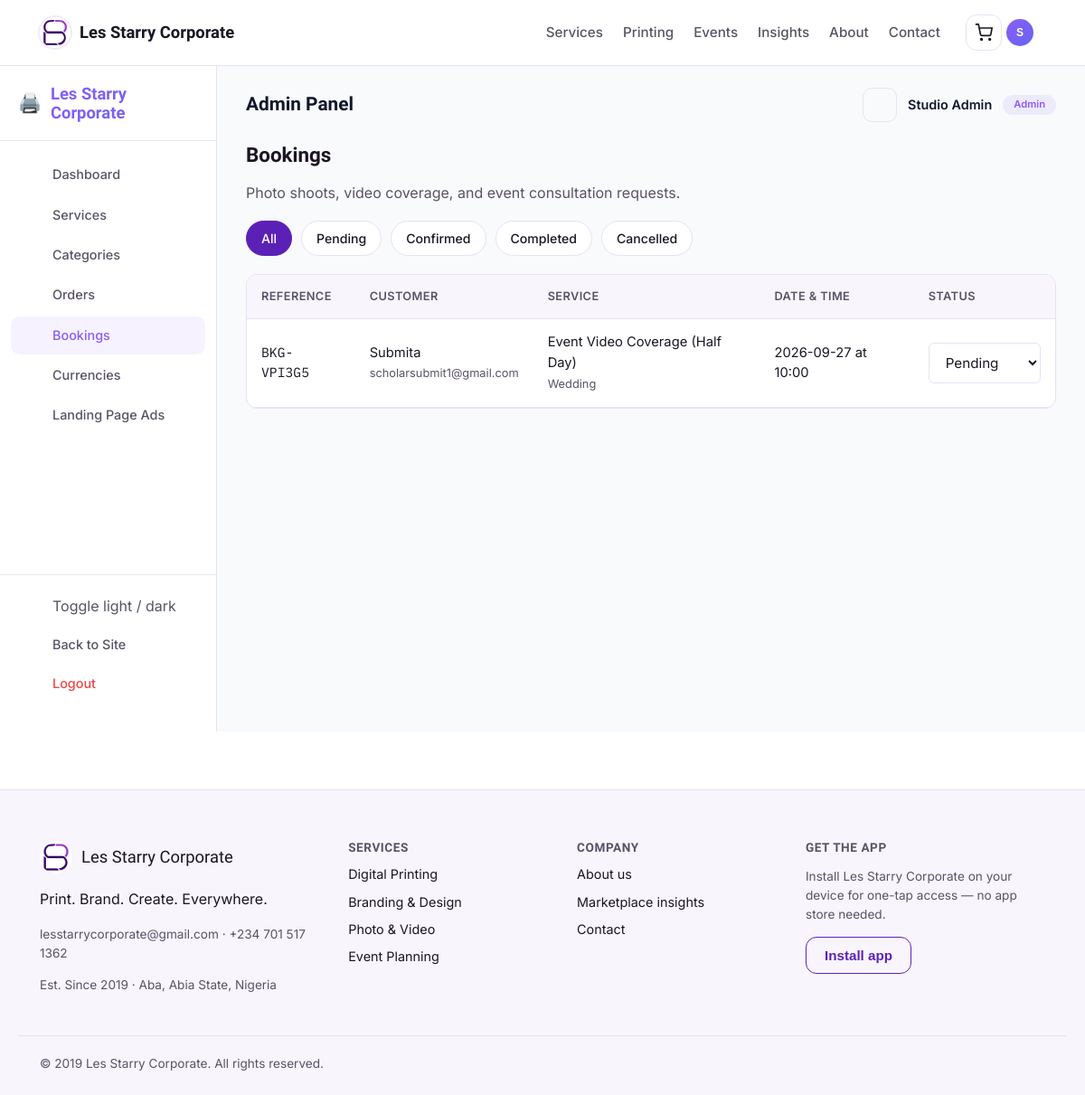
Screenshot of /admin/bookings (signed in) with the database file from the repository.
### app/models.py (models this page shows, shortened)
class User(UserMixin, db.Model):
    __tablename__ = "users"
    id = db.Column(db.Integer, primary_key=True)
    full_name = db.Column(db.String(120), nullable=False)
    email = db.Column(db.String(150), unique=True, nullable=False, index=True)
    phone = db.Column(db.String(30))
    password_hash = db.Column(db.String(255), nullable=False)
    is_admin = db.Column(db.Boolean, default=False)
    preferred_theme = db.Column(db.String(20), default="light")
    preferred_currency = db.Column(db.String(10), default="NGN")
    address = db.Column(db.String(255), nullable=True)
    last_login = db.Column(db.DateTime, nullable=True)
    created_at = db.Column(db.DateTime, default=datetime.utcnow)
    updated_at = db.Column(db.DateTime, default=datetime.utcnow, onupdate=datetime.utcnow)
    bookings = db.relationship(
        "Booking",
        foreign_keys="Booking.user_id",
        back_populates="customer",
        lazy=True
    )
    orders = db.relationship("Order", back_populates="customer", lazy=True)
    cart_items = db.relationship("CartItem", back_populates="owner", lazy=True, cascade="all, delete-orphan")
    reviews = db.relationship("Review", back_populates="author", lazy=True)
    assigned_bookings = db.relationship(
        "Booking",
        foreign_keys="Booking.assigned_staff_id",
        back_populates="assigned_staff",
        lazy=True
    )
    wishlist_items = db.relationship("Wishlist", back_populates="user", lazy=True, cascade="all, delete-orphan")
    notifications = db.relationship("Notification", back_populates="user", lazy=True, cascade="all, delete-orphan")
    activities = db.relationship("ActivityLog", back_populates="user", lazy=True, cascade="all, delete-orphan")

class Booking(db.Model):
    __tablename__ = "bookings"
    id = db.Column(db.Integer, primary_key=True)
    reference = db.Column(db.String(20), unique=True, default=lambda: generate_reference("BKG"))
    user_id = db.Column(db.Integer, db.ForeignKey("users.id"), nullable=False)
    service_id = db.Column(db.Integer, db.ForeignKey("services.id"), nullable=False)
    preferred_date = db.Column(db.Date, nullable=False)
    preferred_time = db.Column(db.Time, nullable=False)
    location = db.Column(db.String(255))
    event_type = db.Column(db.String(100))
    notes = db.Column(db.Text)
    status = db.Column(db.String(30), default="pending")
    guest_count = db.Column(db.Integer, nullable=True)
    estimated_duration = db.Column(db.Integer, nullable=True)
    special_requests = db.Column(db.Text, nullable=True)
    assigned_staff_id = db.Column(db.Integer, db.ForeignKey("users.id", name="fk_booking_assigned_staff"), nullable=True)
    payment_status = db.Column(db.String(20), default="unpaid")
    created_at = db.Column(db.DateTime, default=datetime.utcnow)
    updated_at = db.Column(db.DateTime, default=datetime.utcnow, onupdate=datetime.utcnow)
    confirmed_at = db.Column(db.DateTime, nullable=True)
    cancelled_at = db.Column(db.DateTime, nullable=True)
    customer = db.relationship("User", foreign_keys=[user_id], back_populates="bookings")
    assigned_staff = db.relationship("User", foreign_keys=[assigned_staff_id], back_populates="assigned_bookings")
    service = db.relationship("Service", back_populates="bookings")

class Service(db.Model):
    __tablename__ = "services"
    id = db.Column(db.Integer, primary_key=True)
    category_id = db.Column(db.Integer, db.ForeignKey("service_categories.id"), nullable=False)
    name = db.Column(db.String(150), nullable=False)
    slug = db.Column(db.String(150), unique=True, nullable=False)
    short_description = db.Column(db.String(255))
    description = db.Column(db.Text)
    image = db.Column(db.String(255), default="img/placeholder-service.jpg")
    additional_images = db.Column(db.Text, nullable=True)
    price = db.Column(db.Float, nullable=False, default=0.0)
    unit = db.Column(db.String(50), default="item")
    compare_at_price = db.Column(db.Float, nullable=True)
    is_on_sale = db.Column(db.Boolean, default=False)
    sale_start_date = db.Column(db.DateTime, nullable=True)
    sale_end_date = db.Column(db.DateTime, nullable=True)
    estimated_delivery_days = db.Column(db.Integer, default=3)
    has_express_option = db.Column(db.Boolean, default=False)
    express_price_multiplier = db.Column(db.Float, default=1.5)
    is_bookable = db.Column(db.Boolean, default=False)
    is_purchasable = db.Column(db.Boolean, default=True)
    is_featured = db.Column(db.Boolean, default=False)
    is_active = db.Column(db.Boolean, default=True)
    is_dimensional = db.Column(db.Boolean, default=False)
    price_per_sqft = db.Column(db.Float, default=0.0)
    preset_sizes = db.Column(db.Text, nullable=True)
    requires_upload = db.Column(db.Boolean, default=False)
    max_upload_mb = db.Column(db.Integer, default=50)
    stock_quantity = db.Column(db.Integer, default=0)
    low_stock_threshold = db.Column(db.Integer, default=5)
    track_inventory = db.Column(db.Boolean, default=False)
    meta_title = db.Column(db.String(100), nullable=True)
    meta_description = db.Column(db.String(200), nullable=True)
    created_at = db.Column(db.DateTime, default=datetime.utcnow)
    updated_at = db.Column(db.DateTime, default=datetime.utcnow, onupdate=datetime.utcnow)
    category = db.relationship("ServiceCategory", back_populates="services")
    bookings = db.relationship("Booking", back_populates="service", lazy=True)
    reviews = db.relationship("Review", back_populates="service", lazy=True)
    order_items = db.relationship("OrderItem", back_populates="service", lazy=True)
    wishlist_entries = db.relationship("Wishlist", back_populates="service", lazy=True, cascade="all, delete-orphan")

### app/blueprints/admin/routes.py (the view)
@admin_bp.route("/bookings")
@admin_required
def bookings():
    status_filter = request.args.get("status")
    query = Booking.query
    if status_filter:
        query = query.filter_by(status=status_filter)
    all_bookings = query.order_by(Booking.created_at.desc()).all()
    return render_template("admin/bookings.html", bookings=all_bookings, status_filter=status_filter)

### app/templates/admin/bookings.html (shortened to what this page needs)
{% extends "admin/_layout.html" %}
{% block admin_content %}
<h1 style="font-size:1.4rem;">Bookings</h1>
<p class="muted">Photo shoots, video coverage, and event consultation requests.</p>
<div class="chip-row">
  <a href="{{ url_for('admin.bookings') }}" class="chip {{ 'chip-active' if not status_filter }}">All</a>
  {% for s in ['pending', 'confirmed', 'completed', 'cancelled'] %}
  <a href="{{ url_for('admin.bookings', status=s) }}" class="chip {{ 'chip-active' if status_filter == s }}">{{ s|title }}</a>
  {% endfor %}
</div>
<div class="admin-table-wrap card" style="margin-top:20px;">
  <table>
    <thead><tr><th>Reference</th><th>Customer</th><th>Service</th><th>Date &amp; time</th><th>Status</th></tr></thead>
    <tbody>
      {% for b in bookings %}
      <tr>
        <td class="ref-code">{{ b.reference }}</td>
        <td>{{ b.customer.full_name }}<br><span class="muted" style="font-size:0.8rem;">{{ b.customer.phone or b.customer.email }}</span></td>
        <td>{{ b.service.name }}{% if b.event_type %}<br><span class="muted" style="font-size:0.8rem;">{{ b.event_type }}</span>{% endif %}</td>
        <td>{{ b.preferred_date }} at {{ b.preferred_time.strftime('%H:%M') }}</td>
        <td>
          <form method="post" action="{{ url_for('admin.update_booking_status', booking_id=b.id) }}" style="display:flex;gap:8px;align-items:center;">
            <select name="status" onchange="this.form.submit()">
              {% for s in ['pending', 'confirmed', 'completed', 'cancelled'] %}
              <option value="{{ s }}" {{ 'selected' if b.status == s }}>{{ s|title }}</option>
              {% endfor %}
            </select>
          </form>
        </td>
      </tr>
      {% else %}
      <tr><td colspan="5" class="muted" style="text-align:center;padding:32px;">No bookings match this filter.</td></tr>
      {% endfor %}
    </tbody>
  </table>
</div>
{% endblock %}

### app/templates/admin/_layout.html (shortened to what this page needs)
{% extends "base.html" %}
{% block content %}
<div class="admin-wrapper">
    <aside class="admin-sidebar">
        <div class="admin-sidebar-header">
            <a href="{{ url_for('main.index') }}" class="admin-brand">
                <span class="brand-icon">🖨️</span>
                <span class="brand-name">{{ company_name }}</span>
            </a>
        </div>
        <nav class="admin-nav">
            <a href="{{ url_for('admin.dashboard') }}" class="admin-nav-item {% if request.endpoint == 'admin.dashboard' %}active{% endif %}">
                <span>Dashboard</span>
            </a>
            <a href="{{ url_for('admin.services') }}" class="admin-nav-item {% if request.endpoint == 'admin.services' or request.endpoint == 'admin.new_service' or request.endpoint == 'admin.edit_service' %}active{% endif %}">
                <span>Services</span>
            </a>
            <a href="{{ url_for('admin.categories') }}" class="admin-nav-item {% if request.endpoint == 'admin.categories' %}active{% endif %}">
                <span>Categories</span>
            </a>
            <a href="{{ url_for('admin.orders') }}" class="admin-nav-item {% if request.endpoint == 'admin.orders' %}active{% endif %}">
                <span>Orders</span>
            </a>
            <a href="{{ url_for('admin.bookings') }}" class="admin-nav-item {% if request.endpoint == 'admin.bookings' %}active{% endif %}">
                <span>Bookings</span>
            </a>
            <a href="{{ url_for('admin.currencies') }}" class="admin-nav-item {% if request.endpoint == 'admin.currencies' %}active{% endif %}">
                <span>Currencies</span>
            </a>
            <a href="{{ url_for('admin.ads') }}" class="admin-nav-item {% if request.endpoint == 'admin.ads' %}active{% endif %}">
                <span>Landing Page Ads</span>
            </a>
        </nav>
        <div class="admin-sidebar-footer">
            <button type="button" id="admin-theme-toggle" class="admin-nav-item theme-toggle-btn" style="width: 100%; background: none; border: none; cursor: pointer; font: inherit; text-align: left;">
                <span>Toggle light / dark</span>
            </button>
            <a href="{{ url_for('main.index') }}" class="admin-nav-item">
                <span>Back to Site</span>
            </a>
            <a href="{{ url_for('auth.logout') }}" class="admin-nav-item logout">
                <span>Logout</span>
            </a>
        </div>
    </aside>
    <main class="admin-content">
        <div class="admin-content-header">
            <h2>{% block admin_title %}Admin Panel{% endblock %}</h2>
            <div class="admin-user-info">
                <div class="notification-bell-wrap">
                    <button type="button" id="notif-bell-btn" class="icon-btn" aria-label="Notifications">
                    </button>
                </div>
                <span class="admin-user-name">{{ current_user.full_name }}</span>
                <span class="admin-user-role">Admin</span>
            </div>
        </div>
        <div class="admin-content-body">
            {% block admin_content %}{% endblock %}
        </div>
    </main>
</div>
{% endblock %}

### app/templates/base.html (shortened to what this page needs)
<!DOCTYPE html>
<html lang="en" data-theme="light">
<head>
<link rel="stylesheet" href="{{ url_for('static', filename='css/style.css') }}">
</head>
<body>
<header class="site-header">
  <div class="container header-inner">
    <a href="{{ url_for('main.index') }}" class="brand">
      <span class="brand-mark" aria-hidden="true">
        <img src="{{ url_for('static', filename='img/brand/logo-mark.png') }}" alt="" width="34" height="34">
      </span>
      <span class="brand-name">{{ company_name }}</span>
    </a>
    <nav class="main-nav" aria-label="Primary">
      <a href="{{ url_for('catalog.list_services') }}">Services</a>
      <a href="{{ url_for('catalog.list_services') }}?category=printing">Printing</a>
      <a href="{{ url_for('catalog.list_services') }}?category=events">Events</a>
      <a href="{{ url_for('main.marketplace_insights') }}">Insights</a>
      <a href="{{ url_for('main.about') }}">About</a>
      <a href="{{ url_for('main.contact') }}">Contact</a>
    </nav>
    <div class="header-actions">
      <a href="{{ url_for('cart.view_cart') }}" class="icon-btn cart-link" aria-label="View cart" id="cartLink">
        <svg width="20" height="20" viewBox="0 0 24 24" fill="none" stroke="currentColor" stroke-width="2"><circle cx="9" cy="21" r="1"/><circle cx="20" cy="21" r="1"/><path d="M1 1h4l2.7 13.4a2 2 0 002 1.6h9.7a2 2 0 002-1.6L23 6H6"/></svg>
      </a>
      {% if current_user.is_authenticated %}
      <div class="user-menu" id="userMenu">
        <button class="icon-btn user-btn" id="userMenuBtn" aria-haspopup="true" aria-expanded="false" aria-label="User menu">
          <span class="user-avatar">{{ current_user.full_name[0]|upper }}</span>
        </button>
      </div>
      {% else %}
      <a href="{{ url_for('auth.login') }}" class="btn btn-ghost btn-sm">Log in</a>
      <a href="{{ url_for('auth.register') }}" class="btn btn-primary btn-sm">Sign up</a>
      {% endif %}
    </div>
  </div>
</header>
<main id="main-content">
  {% block content %}{% endblock %}
</main>
<footer class="site-footer">
  <div class="container footer-grid">
    <div class="footer-brand">
      <div class="footer-brand-mark">
        <img src="{{ url_for('static', filename='img/brand/logo-mark.png') }}" alt="{{ company_name }} logo" width="36" height="36">
        <span class="brand-name">{{ company_name }}</span>
      </div>
      <p>{{ company_tagline }}</p>
      <p class="footer-meta">{{ company_email }} · {{ company_phone }}</p>
      <p class="footer-meta">Est. {{ company_founded }} · Aba, Abia State, Nigeria</p>
    </div>
    <div class="footer-col">
      <h4>Services</h4>
      <a href="{{ url_for('catalog.list_services') }}?category=printing">Digital Printing</a>
      <a href="{{ url_for('catalog.list_services') }}?category=branding">Branding &amp; Design</a>
      <a href="{{ url_for('catalog.list_services') }}?category=photo-video">Photo &amp; Video</a>
      <a href="{{ url_for('catalog.list_services') }}?category=events">Event Planning</a>
    </div>
    <div class="footer-col">
      <h4>Company</h4>
      <a href="{{ url_for('main.about') }}">About us</a>
      <a href="{{ url_for('main.marketplace_insights') }}">Marketplace insights</a>
      <a href="{{ url_for('main.contact') }}">Contact</a>
    </div>
    <div class="footer-col">
      <h4>Get the app</h4>
      <p class="footer-meta">Install {{ company_name }} on your device for one-tap access — no app store needed.</p>
      <button id="install-btn" class="btn btn-outline" hidden>Install app</button>
    </div>
  </div>
  <div class="container footer-bottom">
    <span>&copy; {{ company_founded.split()[-1] if company_founded else '2026' }} {{ company_name }}. All rights reserved.</span>
  </div>
</footer>
</body>
</html>

### rows the page displays
User: full_name "S", full_name "Studio Admin"
Booking: reference "BKG-VPI3G5", customer.full_name "Submita", customer "scholarsubmit1@gmail.com", service.name "Event Video Coverage (Half Day)", event_type "Wedding", preferred_date "2026-09-27", preferred_time "10:00"

### other values shown
{{ company_name }} "Les Starry Corporate"
{{ s|title }} "Pending" "Confirmed" "Completed" "Cancelled"
{{ company_tagline }} "Print. Brand. Create. Everywhere."
{{ company_email }} "lesstarrycorporate@gmail.com"
{{ company_phone }} "+234 701 517 1362"
{{ company_founded }} "Since 2019"
{{ company_founded.split()[-1] if company_founded else '2026' }} "2019"
form field status "Pending"
